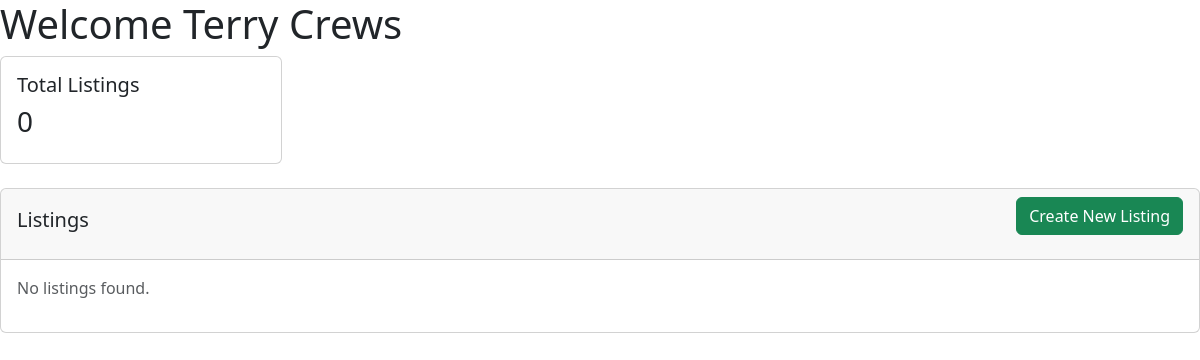
/dashboard/salesman/ (signed in), run on an earlier commit of the app's database.
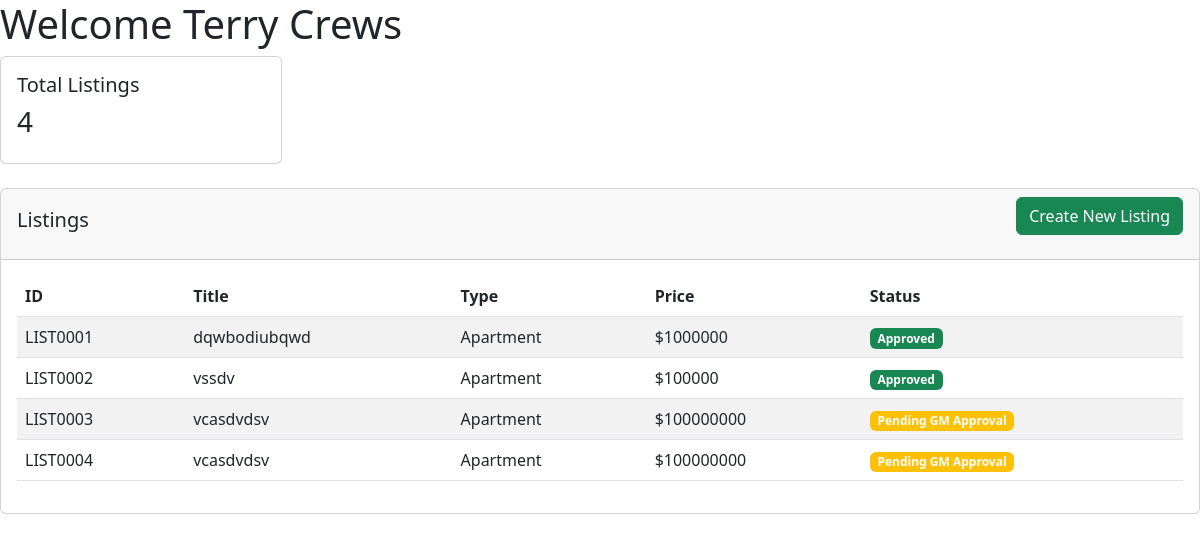
And on a later commit of the database.
### inventory/models.py (models this page shows, shortened)
class Listing(models.Model):
    class typeChoices(models.TextChoices):
        CONDO = "Condo", "Condo"
        VILLA = "Villa", "Villa"
        APARTMENT = "Apartment", "Apartment"
        PENTHOUSE = "Penthouse", "Penthouse"
        MANSION = "Mansion", "Mansion"
        WAREHOUSE = "Warehouse", "Warehouse"
        RETAIL_STORE = "Retail Store", "Retail Store"
        OFFICE_SPACE = "Office Space", "Office Space"
    class statusChoices(models.TextChoices):
        DRAFT = "Draft", "Draft"
        PENDING_GM_APPROVAL = "Pending GM Approval", "Pending GM Approval"
        APPROVED = "Approved", "Approved"
        REJECTED = "Rejected", "Rejected"
        ARCHIVED = "Archived", "Archived"
    id = models.CharField(max_length=10, primary_key=True)
    branch  = models.ForeignKey(
        'org.Branch',
        on_delete=models.CASCADE,
        related_name='listings'
    )
    type = models.TextField(
        max_length=20,
        choices=typeChoices.choices,
        default=typeChoices.APARTMENT)
    proposed_price = models.DecimalField(max_digits=12, decimal_places=2)
    title = models.CharField(max_length=200)
    address = models.TextField()
    city = models.CharField(max_length=100)
    status = models.TextField(
        max_length=30,
        choices=statusChoices.choices,
        default=statusChoices.DRAFT
    )
    gm_approved_by = models.ForeignKey(
        'accounts.User',
        on_delete=models.SET_NULL,
        null=True,
        blank=True,
        related_name='approved_listings'
    )
    gm_approved_at = models.DateTimeField(null=True, blank=True)
    gm_rejection_rsn = models.TextField(null=True, blank=True)
    created_at = models.DateTimeField(auto_now_add=True)
    updated_at = models.DateTimeField(auto_now=True)
    is_active = models.BooleanField(default=True)
    assigned_salesman = models.ForeignKey(
        'accounts.User',
        on_delete=models.SET_NULL,
        null=True,
        blank=True,
        related_name='assigned_salesmen',
        limit_choices_to={'role': 'Salesman'},
    )

### dashboards/views.py (the view)
# urls.py: path('salesman/', views.salesman_dashboard, name='salesman_dashboard'),
@login_required
@user_passes_test(is_salesman)
def salesman_dashboard(request):
    listings = listings_visible_to(request.user)
    return render(request, 'dashboards/salesman_dashboard.html', {'listings': listings})

### dashboards/views.py (called while the page is built)
def is_salesman(user):
    return user.groups.filter(name='Salesman').exists()

### inventory/views.py (called while the page is built)
def listings_visible_to(user):
    if user.role == 'Salesman':
        return Listing.objects.filter(
            branch=user.branch,
            assigned_salesman=user
        )
    elif user.role == 'Manager':
        return Listing.objects.filter(branch=user.branch)
    elif user.role == 'CEO':
        return Listing.objects.all()
    return Listing.objects.none()

### dashboards/templates/dashboards/salesman_dashboard.html (shortened to what this page needs)
{% extends 'dashboards/base_dashboard.html' %}
{% block content %}
{{ block.super }}
    <div class="card">
        <div class="card-header d-flex justify-content-between align-items-center">
            <h5>Listings</h5>
            {% if perms.inventory.add_listing %}
                <div class="mb-3">
                    {% if user.role == 'Salesman' %}
                        <a href="{% url 'inventory:listing_create_salesman' %}" class="btn btn-success">
                            Create New Listing
                        </a>
                    {% elif user.role == 'Manager' %}
                        <a href="{% url 'inventory:listing_create_manager' %}" class="btn btn-success">
                            Create New Listing (Assign Salesman)
                        </a>
                    {% endif %}
                </div>
            {% endif %}
        </div>
        <div class="card-body">
            {% if listings %}
            <table class="table table-striped">
                <thead>
                    <tr>
                        <th>ID</th>
                        <th>Title</th>
                        <th>Type</th>
                        <th>Price</th>
                        <th>Status</th>
                    </tr>
                </thead>
                <tbody>
                    {% for listing in listings %}
                    <tr>
                        <td>{{ listing.id }}</td>
                        <td>{{ listing.title }}</td>
                        <td>{{ listing.get_type_display }}</td>
                        <td>${{ listing.proposed_price|floatformat:0 }}</td>
                        <td>
                            <span class="badge bg-{% if listing.status == 'Approved' %}success{% elif listing.status == 'Pending GM Approval' %}warning{% else %}danger{% endif %}">
                                {{ listing.get_status_display }}
                            </span>
                        </td>
                    </tr>
                    {% endfor %}
                </tbody>
            </table>
            {% else %}
            <p class="text-muted">No listings found.</p>
            {% endif %}
        </div>
    </div>
</div>
{% endblock %}

### dashboards/templates/dashboards/base_dashboard.html (shortened to what this page needs)
{% extends 'base.html' %}
{% block content %}
<div class="dashboard">
    <h1> Welcome {{ user.get_full_name }}</h1>
    <div class="row mb-4">
        <div class="col-md-3">
            <div class="card">
                <div class="card-body">
                    <h5>Total Listings</h5>
                    <h3>{{ listings|length }}</h3>
                </div>
            </div>
        </div>
    </div>
{% endblock %}

### templates/base.html (shortened to what this page needs)
<!DOCTYPE html>
<html lang="en">
<head>
    <link rel="stylesheet" href="https://cdn.jsdelivr.net/npm/bootstrap@5.3.0/dist/css/bootstrap.min.css">
</head>
<body>
    {% block content %}
    {% endblock %}
</body>
</html>

What changed in the data, as far as the page shows it:
added Listing: id "LIST0001", title "dqwbodiubqwd", type "Apartment", proposed_price "1000000", status "Approved"
added Listing: id "LIST0002", title "vssdv", type "Apartment", proposed_price "100000", status "Approved"
added Listing: id "LIST0003", title "vcasdvdsv", type "Apartment", proposed_price "100000000", status "Pending GM Approval"
added Listing: id "LIST0004", title "vcasdvdsv", type "Apartment", proposed_price "100000000", status "Pending GM Approval"
Also different on the page:
{{ listings|length }}: "0" → "4"
text no longer shown: "No listings found."
text now shown: "ID Title Type Price Status"
